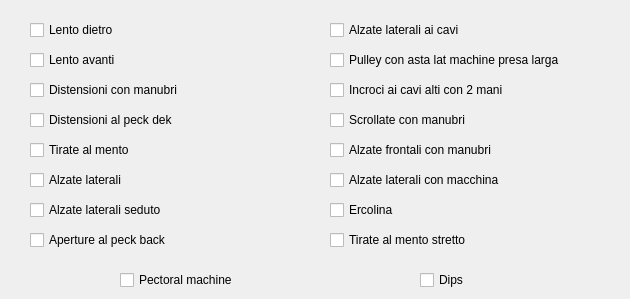
      <widget class="QWidget" name="tab_3">
       <attribute name="title">
        <string>Spalle</string>
       </attribute>
       <widget class="QCheckBox" name="checkBox_17">
        <property name="geometry">
         <rect>
          <x>330</x>
          <y>170</y>
          <width>201</width>
          <height>20</height>
         </rect>
        </property>
        <property name="text">
         <string>Alzate laterali con macchina</string>
        </property>
       </widget>
       <widget class="QCheckBox" name="checkBox_18">
        <property name="geometry">
         <rect>
          <x>30</x>
          <y>140</y>
          <width>121</width>
          <height>20</height>
         </rect>
        </property>
        <property name="text">
         <string>Tirate al mento</string>
        </property>
       </widget>
       <widget class="QCheckBox" name="checkBox_19">
        <property name="geometry">
         <rect>
          <x>30</x>
          <y>200</y>
          <width>201</width>
          <height>20</height>
         </rect>
        </property>
        <property name="text">
         <string>Alzate laterali seduto</string>
        </property>
       </widget>
       <widget class="QCheckBox" name="checkBox_20">
        <property name="geometry">
         <rect>
          <x>330</x>
          <y>110</y>
          <width>281</width>
          <height>20</height>
         </rect>
        </property>
        <property name="text">
         <string>Scrollate con manubri</string>
        </property>
       </widget>
       <widget class="QCheckBox" name="checkBox_21">
        <property name="geometry">
         <rect>
          <x>30</x>
          <y>20</y>
          <width>281</width>
          <height>20</height>
         </rect>
        </property>
        <property name="text">
         <string>Lento dietro</string>
        </property>
       </widget>
       <widget class="QCheckBox" name="checkBox_22">
        <property name="geometry">
         <rect>
          <x>330</x>
          <y>50</y>
          <width>281</width>
          <height>20</height>
         </rect>
        </property>
        <property name="text">
         <string>Pulley con asta lat machine presa larga</string>
        </property>
       </widget>
       <widget class="QCheckBox" name="checkBox_23">
        <property name="geometry">
         <rect>
          <x>30</x>
          <y>110</y>
          <width>281</width>
          <height>20</height>
         </rect>
        </property>
        <property name="text">
         <string>Distensioni al peck dek</string>
        </property>
       </widget>
       <widget class="QCheckBox" name="checkBox_24">
        <property name="geometry">
         <rect>
          <x>30</x>
          <y>170</y>
          <width>181</width>
          <height>20</height>
         </rect>
        </property>
        <property name="text">
         <string>Alzate laterali</string>
        </property>
       </widget>
       <widget class="QCheckBox" name="checkBox_25">
        <property name="geometry">
         <rect>
          <x>330</x>
          <y>80</y>
          <width>271</width>
          <height>20</height>
         </rect>
        </property>
        <property name="text">
         <string>Incroci ai cavi alti con 2 mani</string>
        </property>
       </widget>
       <widget class="QCheckBox" name="checkBox_26">
        <property name="geometry">
         <rect>
          <x>330</x>
          <y>200</y>
          <width>201</width>
          <height>20</height>
         </rect>
        </property>
        <property name="text">
         <string>Ercolina</string>
        </property>
       </widget>
       <widget class="QCheckBox" name="checkBox_27">
        <property name="geometry">
         <rect>
          <x>330</x>
          <y>20</y>
          <width>281</width>
          <height>20</height>
         </rect>
        </property>
        <property name="text">
         <string>Alzate laterali ai cavi</string>
        </property>
       </widget>
       <widget class="QCheckBox" name="checkBox_28">
        <property name="geometry">
         <rect>
          <x>30</x>
          <y>50</y>
          <width>281</width>
          <height>20</height>
         </rect>
        </property>
        <property name="text">
         <string>Lento avanti</string>
        </property>
       </widget>
       <widget class="QCheckBox" name="checkBox_29">
        <property name="geometry">
         <rect>
          <x>120</x>
          <y>270</y>
          <width>201</width>
          <height>20</height>
         </rect>
        </property>
        <property name="text">
         <string>Pectoral machine</string>
        </property>
       </widget>
       <widget class="QCheckBox" name="checkBox_30">
        <property name="geometry">
         <rect>
          <x>420</x>
          <y>270</y>
          <width>201</width>
          <height>20</height>
         </rect>
        </property>
        <property name="text">
         <string>Dips</string>
        </property>
       </widget>
       <widget class="QCheckBox" name="checkBox_31">
        <property name="geometry">
         <rect>
          <x>30</x>
          <y>80</y>
          <width>271</width>
          <height>20</height>
         </rect>
        </property>
        <property name="text">
         <string>Distensioni con manubri</string>
        </property>
       </widget>
       <widget class="QCheckBox" name="checkBox_32">
        <property name="geometry">
         <rect>
          <x>330</x>
          <y>140</y>
          <width>251</width>
          <height>20</height>
         </rect>
        </property>
        <property name="text">
         <string>Alzate frontali con manubri</string>
        </property>
       </widget>
       <widget class="QCheckBox" name="checkBox_33">
        <property name="geometry">
         <rect>
          <x>330</x>
          <y>230</y>
          <width>201</width>
          <height>20</height>
         </rect>
        </property>
        <property name="text">
         <string>Tirate al mento stretto</string>
        </property>
       </widget>
       <widget class="QCheckBox" name="checkBox_34">
        <property name="geometry">
         <rect>
          <x>30</x>
          <y>230</y>
          <width>201</width>
          <height>20</height>
         </rect>
        </property>
        <property name="text">
         <string>Aperture al peck back</string>
        </property>
       </widget>
      </widget>
